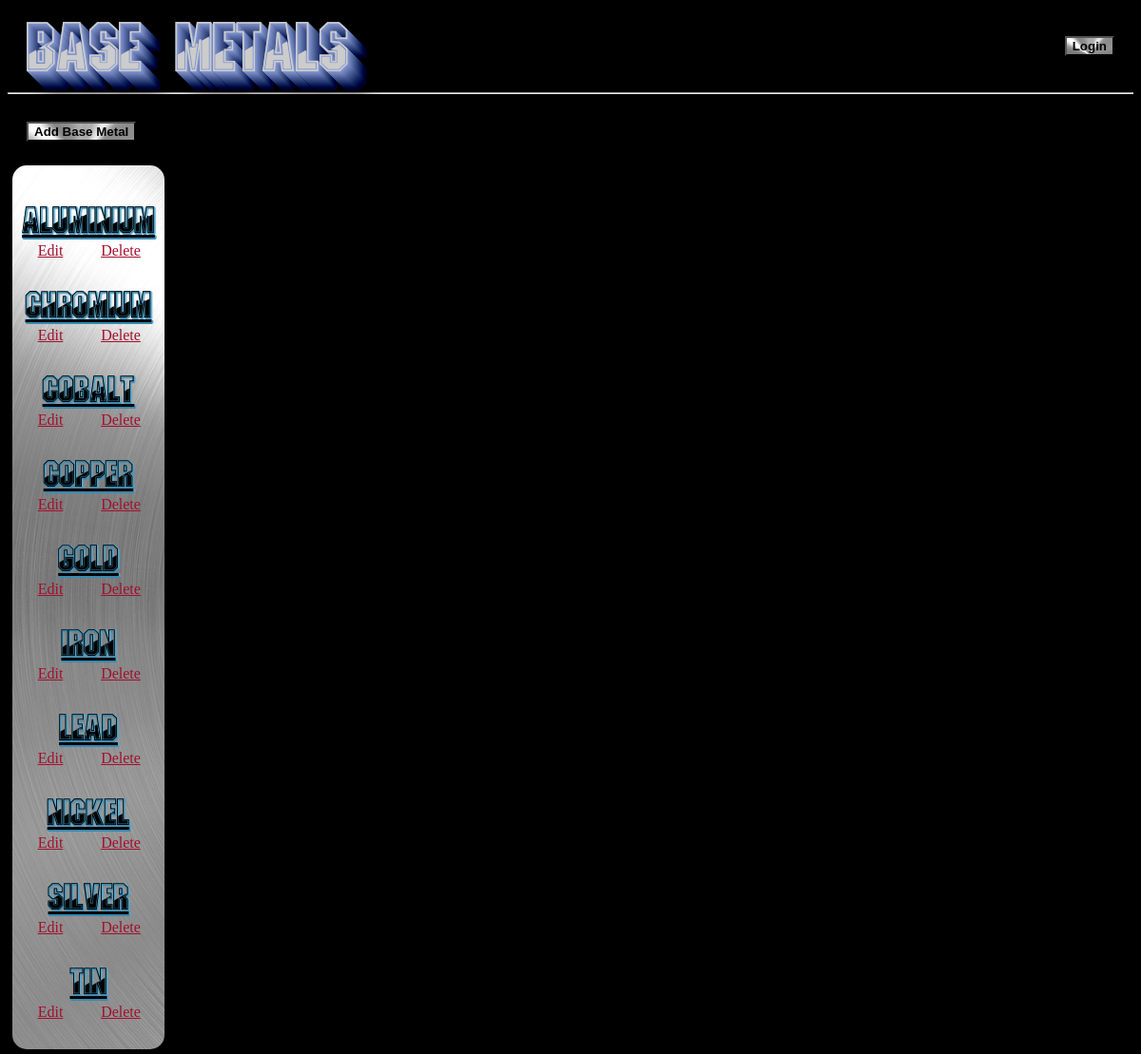
Screenshot of /basemetals/ with the database file from the repository.
### database_setup.py (models this page shows, shortened)
class BaseMetal(Base):
    __tablename__ = 'basemetal'
    id = Column(Integer, primary_key=True)
    name = Column(String(250), nullable=False)
    user_id = Column(Integer, ForeignKey('user.id'))
    user = relationship(User)

### views.py (the view)
@app.route('/')
@app.route('/basemetals/')
def showBaseMetals():
    basemetals = session.query(BaseMetal).order_by(asc(BaseMetal.name))
    if 'username' not in login_session:
        return render_template('publicBaseMetals.html', basemetals=basemetals)
    else:
        return render_template('baseMetals.html', basemetals=basemetals)

### templates/publicBaseMetals.html (shortened to what this page needs)
<!DOCTYPE html>
<html class = 'bg'>
<head>
	<link rel="stylesheet" type="text/css" href="{{ url_for('static', filename='styles.css') }}">
</head>
<header>
	<div class = 'title'>
		<a href="{{url_for('showLogin')}}">
			<button class="lgn-btn" id="new-basemetal">
				Login
			</button>
		</a>
		<div class = 'title-inner'>
			<h1>Base Metals</h1>
			<hr>
		</div>
	</div>
</header>
<body>
	<div>
		<a href="{{url_for('showLogin')}}">
			<button class="btn" id="new-basemetal">
				Add Base Metal
			</button>
		</a>
	</div>
	<aside>
		{% for basemetal in basemetals %}
		<div>
			<a class = "basemetal" href = "{{url_for('showAlloy', basemetal_id = basemetal.id )}}">
				<h2 class="metal-text">{{basemetal.name}}</h2>
			</a>
		</div>
		<div>
			<a class = "edit-link" href = "{{url_for('showLogin')}}">
				<p>Edit</p>
			</a>
			<a class = "delete-link" href = "{{url_for('showLogin')}}">
				<p>Delete</p>
			</a>
		</div>
		{% endfor %}
	</aside>
</body>
</html>

### static/styles.css (style rules this page uses)
header { width: 100%; height: 100px; background-color: #000000; }
.bg { height: auto; width: auto; background: #000000 url(images/background_image.jpg) no-repeat; background-size: cover; }
h1 { font-family: gunmetl; color: #cccccc; font-size: 70px; margin: 0; padding-left: 20px; text-shadow:0px 0px 0 rgb(137,156,213),1px 1px 0 rgb(129,148,205),2px 2px 0 rgb(120,139,196),3px 3px 0 rgb(111,130,187),4px 4px 0 rgb(103,122,179),5px 5px 0 rgb(94,113,170),6px 6px 0 rgb(85,104,161),7px 7px 0 rgb(76,95,152),8px 8px 0 rgb(68,87,144),9px 9px 0 rgb(59,78,135),10px 10px 0 rgb(50,69,126),11px 11px 0 rgb(42,61,118),12px 12px 0 rgb(33,52,109),13px 13px 0 rgb(24,43,100),14px 14px 0 rgb(15,34,91),15px 15px 0 rgb(7,26,83),16px 16px 0 rgb(-2,17,74),17px 17px 0 rgb(-11,8,65),18px 18px 0 rgb(-19,0,57),19px 19px 0 rgb(-28,-9,48), 20px 20px 0 rgb(-37,-18,39),21px 21px 20px rgba(0,0,0,1),21px 21px 1px rgba(0,0,0,0.5),0px 0px 20px rgba(0,0,0,.2); }
.title { padding-top: 10px; }
.title-inner { padding-bottom: 10px; }
.btn { text-align: center; background: url('images/50_aluminium radial brushed metal texture.jpg'); background-size: cover; color: black; font-weight: bold; margin: 20px; -webkit-transition-duration: 0.4s; transition-duration: 0.4s; cursor: pointer; }
.lgn-btn { float: right; text-align: center; background: url('images/50_aluminium radial brushed metal texture.jpg'); background-size: cover; color: black; font-weight: bold; margin: 20px; -webkit-transition-duration: 0.4s; transition-duration: 0.4s; cursor: pointer; }
aside { float: left; width: 150px; height: 100%; background: url('images/50_aluminium radial brushed metal texture.jpg'); background-size: cover; border: 5px solid #000000; border-radius: 20px; padding: 10px 5px 30px 5px; }
.basemetal { height: 20px; font-size: 25px; color: #000000; font-family: gunmetl; text-align: center; margin: auto; text-shadow: 0 1px 0px #378ab4, 1px 0 0px #5dabcd, 1px 2px 1px #378ab4, 2px 1px 1px #5dabcd; -webkit-transition-duration: 0.3s; transition-duration: 0.3s; cursor: pointer; }
.metal-text { height: 10px; margin: 30px 0 15px 0; }
.edit-link, .delete-link { text-align: center; color: #a30f2d; height: 20px; width: 70px; display: inline-block; margin: auto; }

### rows the page displays
BaseMetal: name "Aluminium"
BaseMetal: name "Chromium"
BaseMetal: name "Cobalt"
BaseMetal: name "Copper"
BaseMetal: name "Gold"
BaseMetal: name "Iron"
BaseMetal: name "Lead"
BaseMetal: name "Nickel"
BaseMetal: name "Silver"
BaseMetal: name "Tin"
